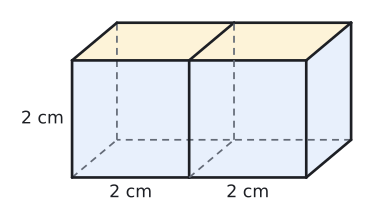

The script that drew this image:
import sys; sys.path.insert(0, "tools")
from cizim import *

# Eğik izdüşüm: genişlik (x) ve yükseklik (z) gerçek ölçüde, derinlik (y) yarıya kısaltılmış ve 40° eğik.
KD, TETA = 0.5, np.radians(40)
CX, SY = KD * np.cos(TETA), KD * np.sin(TETA)
GOZ = np.array([CX, -1.0, SY])  # bakan göze doğru yön

def P(p):
    x, y, z = p
    return np.array([x + CX * y, z + SY * y])

def prizma(ax, taban, v, renkler=None, lw=2.0):
    """taban: dışbükey çokgenin 3B köşeleri, v: öteleme vektörü (yanal ayrıt). Görünmeyen ayrıtlar kesikli."""
    taban = [np.array(t, float) for t in taban]; v = np.array(v, float); n = len(taban)
    ust = [t + v for t in taban]; merkez = sum(taban) / n + v / 2
    yuzler = [list(range(n)), list(range(n, 2 * n))] + [[i, (i + 1) % n, n + (i + 1) % n, n + i] for i in range(n)]
    kose = taban + ust; gorunur = []
    for y in yuzler:
        a, b, c = kose[y[0]], kose[y[1]], kose[y[2]]
        nor = np.cross(b - a, c - a)
        if np.dot(nor, sum(kose[i] for i in y) / len(y) - merkez) < 0: nor = -nor
        gorunur.append(np.dot(nor, GOZ) > 1e-9)
    renkler = renkler or {}
    for k, y in enumerate(yuzler):
        if k in renkler and gorunur[k]:
            ax.add_patch(patches.Polygon([P(kose[i]) for i in y], closed=True, facecolor=renkler[k], edgecolor="none", zorder=1))
    kenarlar = {}
    for k, y in enumerate(yuzler):
        for j in range(len(y)):
            e = tuple(sorted((y[j], y[(j + 1) % len(y)])))
            kenarlar[e] = kenarlar.get(e, False) or gorunur[k]
    for (i, j), g in kenarlar.items():
        a, b = P(kose[i]), P(kose[j])
        if g: ax.plot([a[0], b[0]], [a[1], b[1]], color=YAZI, lw=lw, zorder=4, solid_capstyle="round")
        else: ax.plot([a[0], b[0]], [a[1], b[1]], color=SOLUK, lw=1.3, ls=(0, (4, 3)), zorder=2)
    return kose

def cizgi(ax, p, q, renk=KIRMIZI, lw=2.4, ls="-", z=5):
    a, b = P(p), P(q); ax.plot([a[0], b[0]], [a[1], b[1]], color=renk, lw=lw, ls=ls, zorder=z)

def yaz(ax, p, s, dx=0.0, dy=0.0, renk=YAZI, boy=13, **kw):
    q = P(p); ax.text(q[0] + dx, q[1] + dy, s, ha=kw.pop("ha", "center"), va=kw.pop("va", "center"), color=renk, fontsize=boy, zorder=7, **kw)

def dik(ax, k, u, w, r=0.4, renk=YAZI):
    k, u, w = np.array(k, float), np.array(u, float), np.array(w, float)
    u = u / np.linalg.norm(u); w = w / np.linalg.norm(w)
    pts = [P(k + r * u), P(k + r * u + r * w), P(k + r * w)]
    ax.plot([p[0] for p in pts], [p[1] for p in pts], color=renk, lw=1.3, zorder=6)


def kup(ax, a, renkler=None, adlar=True, boy=13):
    k = prizma(ax, [(0, 0, 0), (a, 0, 0), (a, a, 0), (0, a, 0)], (0, 0, a), renkler=renkler)
    if adlar:
        s = a / 4
        kay = [(-0.08, -0.07), (0.07, -0.07), (0.08, 0.0), (-0.07, 0.05), (-0.08, 0.0), (0.07, -0.06), (0.06, 0.06), (-0.06, 0.06)]
        for p, ad, (dx, dy) in zip(k, "ABCDEFGH", kay): yaz(ax, p, ad, dx * s * 4, dy * s * 4, boy=boy)
    return k

def izgara(ax, a, n, renk=SOLUK):
    for i in range(1, n):
        t = a * i / n
        for p, q in (((t, 0, 0), (t, 0, a)), ((0, 0, t), (a, 0, t)), ((a, 0, t), (a, a, t)), ((a, t, 0), (a, t, a)), ((t, 0, a), (t, a, a)), ((0, t, a), (a, t, a))):
            cizgi(ax, p, q, renk=renk, lw=0.9, z=3)

# Ayrıtı 2 olan iki küp yüz yüze yapıştırılmış: 4 × 2 × 2 dikdörtgenler prizması
a = 2
fig, ax = sekil(4.8, 3.0)
prizma(ax, [(0, 0, 0), (2 * a, 0, 0), (2 * a, a, 0), (0, a, 0)], (0, 0, a), renkler={1: SARI_ACIK, 2: MAVI_ACIK, 3: MAVI_ACIK})
cizgi(ax, (a, 0, 0), (a, 0, a), renk=YAZI, lw=2.0)
cizgi(ax, (a, 0, a), (a, a, a), renk=YAZI, lw=2.0)
cizgi(ax, (a, 0, 0), (a, a, 0), renk=SOLUK, lw=1.3, ls=(0, (4, 3)))
cizgi(ax, (a, a, 0), (a, a, a), renk=SOLUK, lw=1.3, ls=(0, (4, 3)))
yaz(ax, (a / 2, 0, 0), "2 cm", dy=-0.13 * a)
yaz(ax, (1.5 * a, 0, 0), "2 cm", dy=-0.13 * a)
yaz(ax, (0, 0, a / 2), "2 cm", dx=-0.07 * a, ha="right")
ax.set_xlim(-0.55 * a, 2.5 * a); ax.set_ylim(-0.3 * a, 1.45 * a)
ax.set_aspect("equal"); ax.axis("off")
kaydet(fig, __file__)
